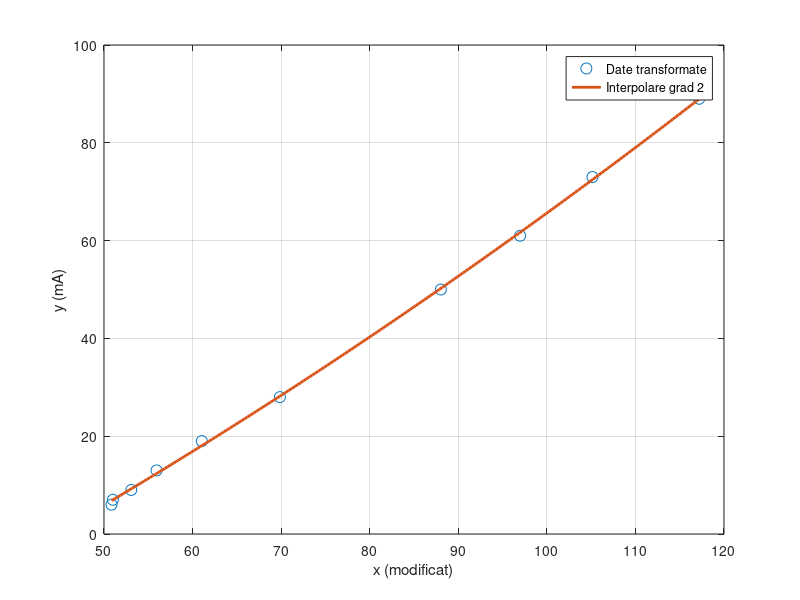

The MATLAB source for this figure:
% Date originale
x = [-50.85, -51, -53.08, -55.93, -61.04, -69.86, -88.03, 83.02, 74.85, 62.80];
y = [6, 7, 9, 13, 19, 28, 50, 61, 73, 89];

% Transformări
x_final = x;
for i = 1:length(x)
    if x(i) < 0
        % negative → modul
        x_final(i) = -x(i);
    else
        % pozitive → cadran 2
        x_final(i) = 180 - x(i);
    end
end

disp('x_final:');
disp(x_final);

% Interpolare polinomială (grad 3, de exemplu)
n = 2;
p = polyfit(x_final, y, n);

f = @(x) (0.0024*x^(2)+0.832*x-41.72777);
5/f(53) %partea pt ohmi

disp('Coeficienții polinomului (grad 2):');
disp(p);

% Generăm puncte pentru desen
x_fit = linspace(min(x_final), max(x_final), 200);
y_fit = polyval(p, x_fit);

% Plot
figure;
plot(x_final, y, 'o', 'MarkerSize', 8, 'DisplayName', 'Date transformate');
hold on;
plot(x_fit, y_fit, '-', 'LineWidth', 2, 'DisplayName', sprintf('Interpolare grad %d', n));
xlabel('x (modificat)');
ylabel('y (mA)');
legend;
grid on;
